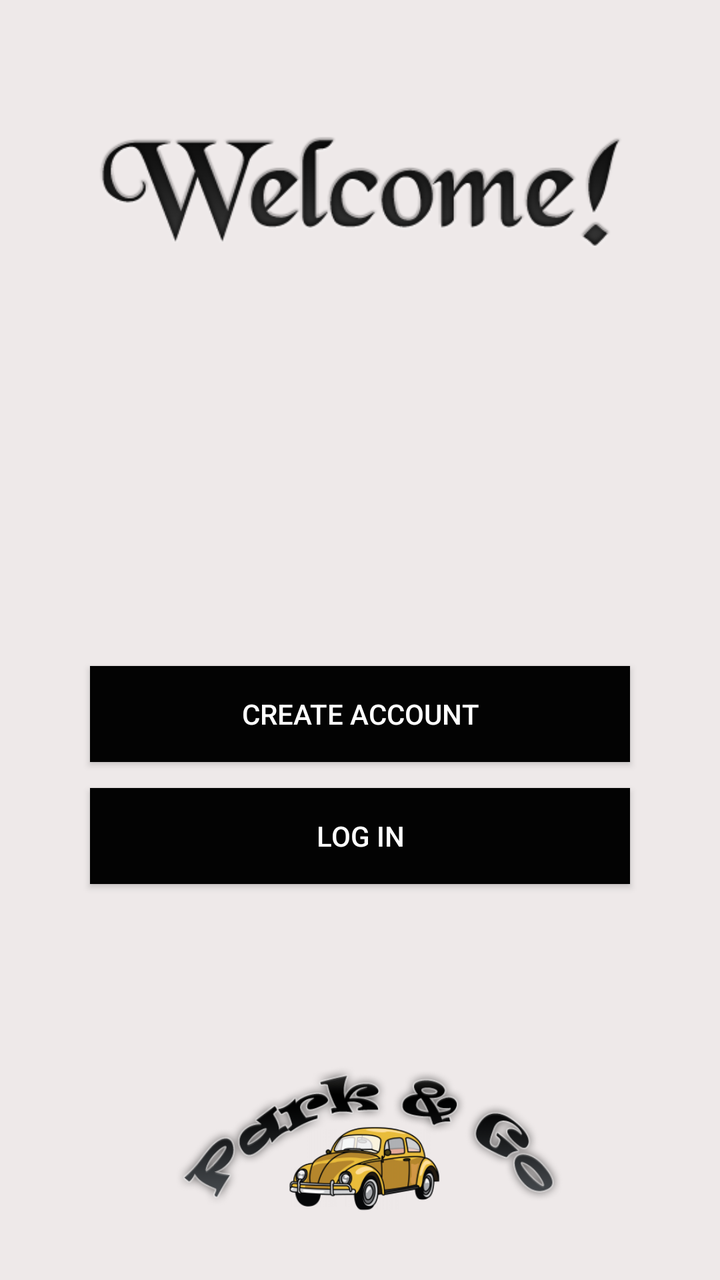
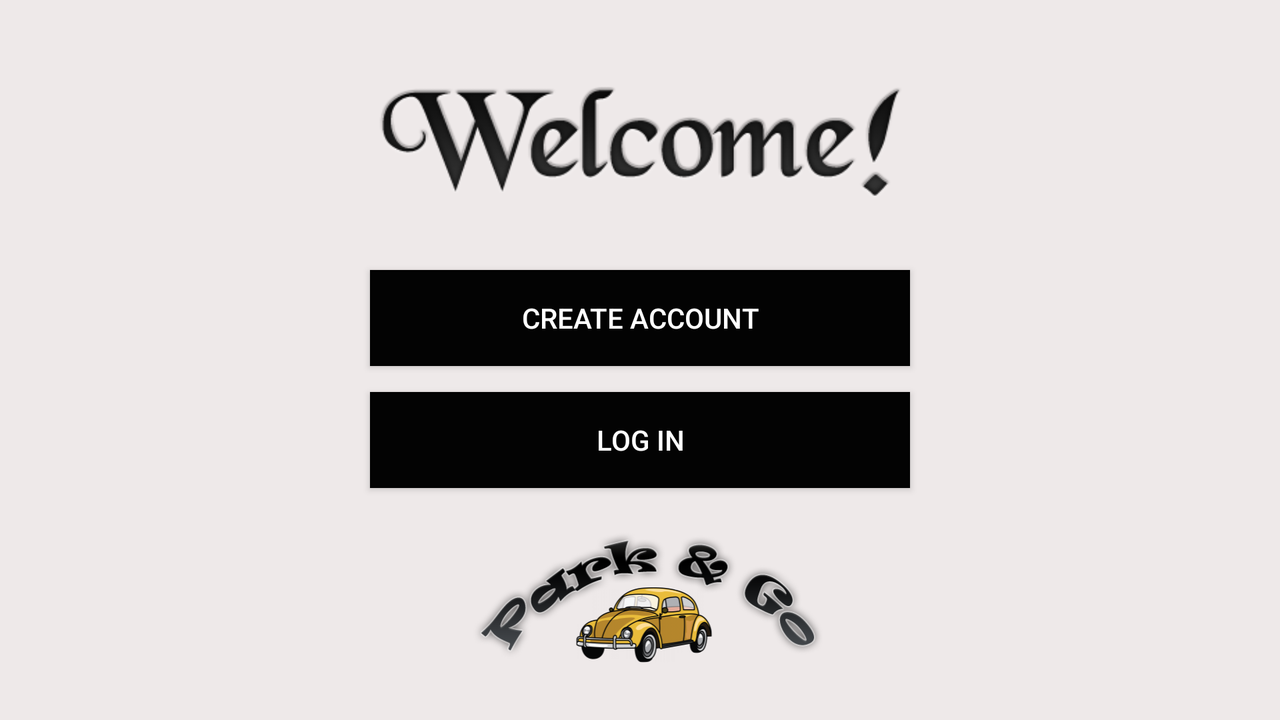

First picture: res/layout/ on a phone held upright. Second picture: the repository's own variant of that layout, on a device whose configuration matches the variant's folder. Source for both follows.
<!-- AndroidManifest.xml: application theme Theme.AppCompat.Light.NoActionBar -->
<!-- res/layout/activity_main.xml -->
<?xml version="1.0" encoding="utf-8"?>
<RelativeLayout xmlns:android="http://schemas.android.com/apk/res/android"
    xmlns:tools="http://schemas.android.com/tools"
    android:layout_width="match_parent"
    android:background="@color/background"
    android:layout_height="match_parent"
    tools:context="com.example.lavinia.project.MainActivity">

    <ImageView
        android:id="@+id/img1"
        android:layout_width="270dp"
        android:layout_height="130dp"
        android:src="@drawable/welcome"
        android:layout_marginTop="30dp"
        android:layout_centerHorizontal="true"/>

    <Button
        android:id="@+id/create"
        android:layout_width="match_parent"
        android:layout_height="wrap_content"
        android:background="@color/black"
        android:textColor="@color/white"
        android:text="Create account"
        android:onClick="createAccount"
        android:layout_marginBottom="13dp"
        android:layout_above="@+id/login"
        android:layout_alignLeft="@+id/img1"
        android:layout_alignStart="@+id/img1"
        android:layout_alignRight="@+id/img1"
        android:layout_alignEnd="@+id/img1" />

    <Button
        android:id="@+id/login"
        android:layout_width="match_parent"
        android:layout_height="wrap_content"
        android:background="@color/black"
        android:textColor="@color/white"
        android:text="Log in"
        android:onClick="login"
        android:layout_marginBottom="68dp"
        android:layout_above="@+id/img2"
        android:layout_alignRight="@+id/create"
        android:layout_alignEnd="@+id/create"
        android:layout_alignLeft="@+id/create"
        android:layout_alignStart="@+id/create" />

    <ImageView
        android:id="@+id/img2"
        android:layout_width="210dp"
        android:layout_height="130dp"
        android:src="@drawable/img"
        android:layout_alignParentBottom="true"
        android:layout_centerHorizontal="true" />


</RelativeLayout>
<!-- resources referenced by this layout -->
<resources>
  <color name="background">#eee9e9</color>
  <color name="black">#030303</color>
  <color name="white">#ffffff</color>
  <!-- drawable img: png bitmap (drawable, 84099 bytes) -->
  <!-- drawable welcome: png bitmap (drawable, 21271 bytes) -->
</resources>
<!-- res/layout-land/activity_main.xml (the repository's variant of the layout above) -->
<!-- drawn on the phone turned sideways -->
<?xml version="1.0" encoding="utf-8"?>
<LinearLayout xmlns:android="http://schemas.android.com/apk/res/android"
    xmlns:tools="http://schemas.android.com/tools"
    android:layout_width="match_parent"
    android:background="@color/background"
    android:layout_height="match_parent"
    android:orientation="vertical"
    tools:context="com.example.lavinia.project.MainActivity">

    <ImageView
        android:id="@+id/img1"
        android:layout_width="270dp"
        android:layout_height="130dp"
        android:layout_gravity="center"
        android:src="@drawable/welcome"
        android:layout_marginTop="5dp"/>

    <Button
        android:id="@+id/create"
        android:layout_width="270dp"
        android:layout_height="wrap_content"
        android:background="@color/black"
        android:textColor="@color/white"
        android:text="Create account"
        android:layout_gravity="center"
        android:onClick="createAccount"
        android:layout_marginBottom="13dp" />

    <Button
        android:id="@+id/login"
        android:layout_width="270dp"
        android:layout_height="wrap_content"
        android:background="@color/black"
        android:textColor="@color/white"
        android:text="Log in"
        android:onClick="login"
        android:layout_gravity="center"/>

    <ImageView
        android:id="@+id/img2"
        android:layout_marginTop="10dp"
        android:layout_width="190dp"
        android:layout_height="100dp"
        android:src="@drawable/img"
        android:layout_marginBottom="10dp"
        android:layout_gravity="center" />
</LinearLayout>
